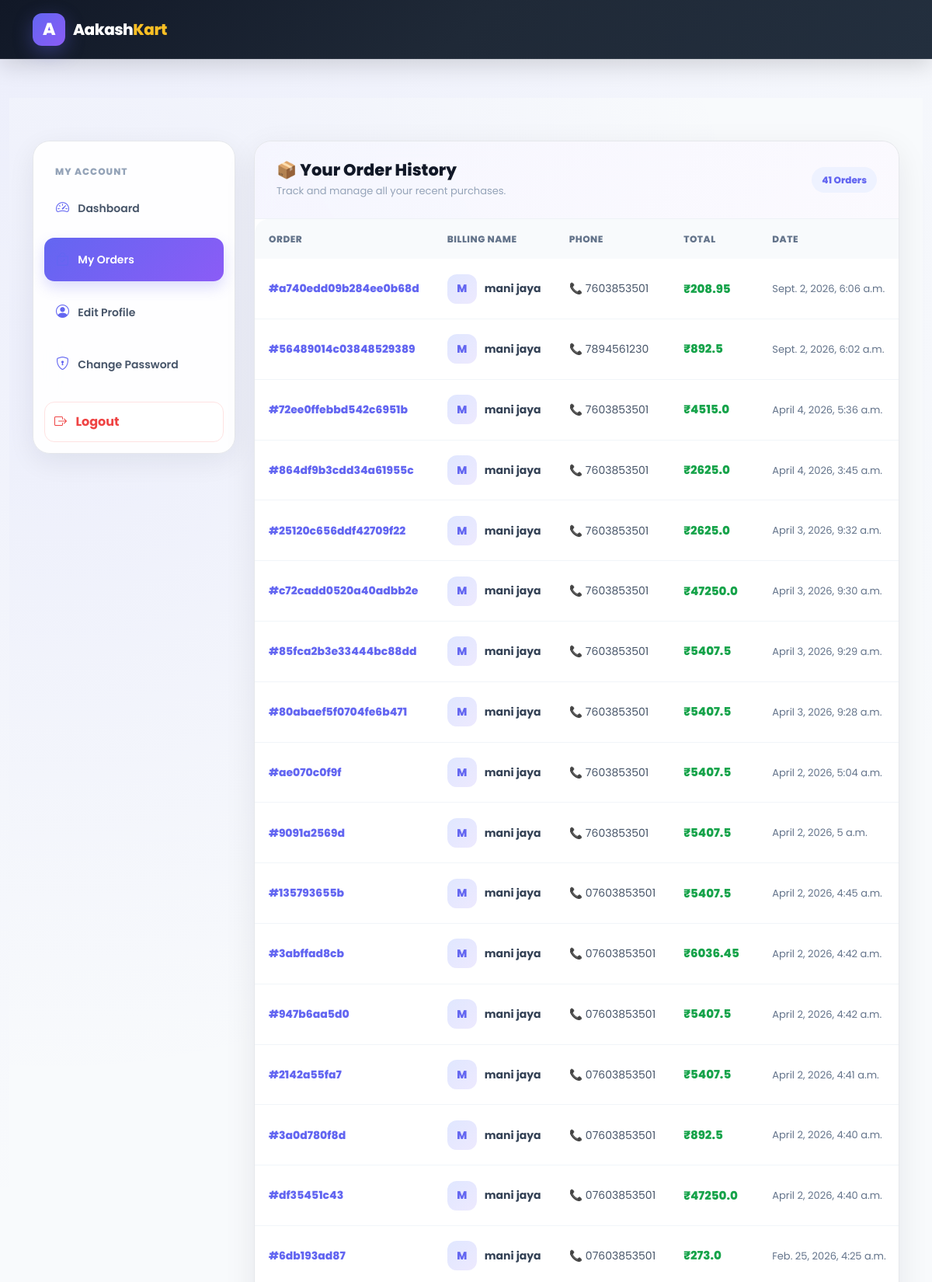
Screenshot of /accounts/my-orders/ (signed in, upper part) with the database file from the repository.
### orders/models.py (models this page shows, shortened)
class Order(models.Model):
    STATUS_CHOICES = (
        ('Pending', 'Pending'),
        ('Processing', 'Processing'),
        ('Completed', 'Completed'),
        ('Cancelled', 'Cancelled'),
    )
    user = models.ForeignKey(settings.AUTH_USER_MODEL, on_delete=models.CASCADE, related_name='orders')
    first_name = models.CharField(max_length=50)
    last_name = models.CharField(max_length=50)
    phone = models.CharField(max_length=15)
    email = models.EmailField()
    address_line_1 = models.CharField(max_length=255)
    address_line_2 = models.CharField(max_length=255, blank=True, null=True)
    city = models.CharField(max_length=100)
    state = models.CharField(max_length=100)
    country = models.CharField(max_length=100)
    order_note = models.TextField(blank=True, null=True)
    order_number = models.CharField(max_length=20, unique=True, blank=True)
    total = models.FloatField(default=0)
    tax = models.FloatField(default=0)
    ip = models.GenericIPAddressField(blank=True, null=True)
    status = models.CharField(max_length=20, choices=STATUS_CHOICES, default='Pending')
    created_at = models.DateTimeField(auto_now_add=True)
    updated_at = models.DateTimeField(auto_now=True)

### accounts/models.py (models this page shows, shortened)
class Account(AbstractBaseUser):
    first_name     = models.CharField(max_length=50)
    last_name      = models.CharField(max_length=50)
    username       = models.CharField(max_length=50, unique=True)
    email          = models.EmailField(max_length=100, unique=True)
    phone_number   = models.CharField(max_length=15, blank=True)
    address_line_1 = models.CharField(max_length=100, blank=True)
    address_line_2 = models.CharField(max_length=100, blank=True)
    city           = models.CharField(max_length=50, blank=True)
    state          = models.CharField(max_length=50, blank=True)
    country        = models.CharField(max_length=50, blank=True)
    profile_picture = models.ImageField(upload_to='users/', blank=True, null=True)
    date_joined    = models.DateTimeField(auto_now_add=True)
    last_login     = models.DateTimeField(auto_now_add=True)
    is_admin       = models.BooleanField(default=False)
    is_staff       = models.BooleanField(default=False)
    is_active      = models.BooleanField(default=False)
    is_superadmin  = models.BooleanField(default=False)
    USERNAME_FIELD = 'email'
    REQUIRED_FIELDS = ['username', 'first_name', 'last_name']
    objects = MyAccountManager()

### accounts/views.py (the view)
# urls.py: path('my-orders/', views.my_orders, name='my_orders'),
@login_required(login_url='login')
def my_orders(request):
    orders = Order.objects.filter(user=request.user).order_by('-created_at')
    return render(request, 'accounts/my_orders.html', {'orders': orders})

### category/context_processors.py (called while the page is built)
def menu_links(request):
    links = Category.objects.all()
    return dict(links=links)

### templates/accounts/my_orders.html (shortened to what this page needs)
{% extends 'base.html' %}
{% load static %}
{% block content %}
<section class="orders-page">
<div class="container">
    <div class="row g-4">
        <aside class="col-lg-3">
            <div class="dashboard-sidebar">
                <div class="sidebar-title">
                    My Account
                </div>
                <div class="list-group">
                    <a class="list-group-item"
                       href="{% url 'dashboard' %}">
                        <i class="bi bi-speedometer2 me-2"></i>
                        Dashboard
                    </a>
                    <a class="list-group-item active"
                       href="{% url 'my_orders' %}">
                        <i class="bi bi-bag-check me-2"></i>
                        My Orders
                    </a>
                    <a class="list-group-item"
                       href="{% url 'edit_profile' %}">
                        <i class="bi bi-person-circle me-2"></i>
                        Edit Profile
                    </a>
                    <a class="list-group-item"
                       href="{% url 'change_password' %}">
                        <i class="bi bi-shield-lock me-2"></i>
                        Change Password
                    </a>
                </div>
                <div class="mt-3">
                    <a class="logout-btn text-decoration-none d-block"
                       href="{% url 'logout' %}">
                        <i class="bi bi-box-arrow-right me-2"></i>
                        Logout
                    </a>
                </div>
            </div>
        </aside>
        <main class="col-lg-9">
            <div class="orders-card">
                <div class="orders-header">
                    <div class="d-flex justify-content-between align-items-center flex-wrap gap-2">
                        <div>
                            <h4>
                                📦 Your Order History
                            </h4>
                            <p>
                                Track and manage all your recent purchases.
                            </p>
                        </div>
                        {% if orders %}
                            <span class="order-count">
                                {{ orders|length }} Orders
                            </span>
                        {% endif %}
                    </div>
                </div>
                {% if orders %}
                <div class="table-wrapper">
                    <table class="table modern-table">
                        <thead>
                            <tr>
                                <th>Order</th>
                                <th>Billing Name</th>
                                <th>Phone</th>
                                <th>Total</th>
                                <th>Date</th>
                            </tr>
                        </thead>
                        <tbody>
                        {% for order in orders %}
                            <tr>
                                <th>
                                    <a href="{% url 'order_detail' order.id %}"
                                       class="order-number">
                                        #{{ order.order_number }}
                                    </a>
                                </th>
                                <td>
                                    <div class="user-info">
                                        <div class="user-avatar">
                                            {{ order.user.first_name|first|upper }}
                                        </div>
                                        <span class="user-name">
                                            {{ order.user.first_name }}
                                            {{ order.user.last_name }}
                                        </span>
                                    </div>
                                </td>
                                <td>
                                    <span>
                                        📞 {{ order.phone }}
                                    </span>
                                </td>
                                <td>
                                    <span class="order-price">
                                        ₹{{ order.total }}
                                    </span>
                                </td>
                                <td>
                                    <span class="order-date">
                                        {{ order.created_at }}
                                    </span>
                                </td>
                            </tr>
                        {% endfor %}
                        </tbody>
                    </table>
                </div>
                {% endif %}
            </div>
        </main>
    </div>
</div>
</section>
{% endblock %}

### templates/base.html (style rules this page uses)
:root { --primary: #6366f1; --primary-dark: #4f46e5; --primary-light: #818cf8; --purple: #8b5cf6; --pink: #ec4899; --dark: #0f172a; --dark-2: #1e293b; --dark-3: #334155; --text: #1e293b; --text-light: #64748b; --white: #ffffff; --bg: #f8fafc; --bg-soft: #eef2ff; --border: #e2e8f0; --success: #10b981; --danger: #ef4444; --warning: #f59e0b; --radius-sm: 10px; --radius-md: 16px; --radius-lg: 24px; --radius-xl: 32px; --shadow-sm: 0 4px 15px rgba(15, 23, 42, 0.06); --shadow-md: 0 10px 30px rgba(15, 23, 42, 0.10); --shadow-lg: 0 20px 50px rgba(15, 23, 42, 0.15); --transition: all 0.3s ease; }
*, *::before, *::after { margin: 0; padding: 0; box-sizing: border-box; }
html { scroll-behavior: smooth; font-size: 16px; }
body { font-family: "Poppins", "Inter", sans-serif; background: radial-gradient( circle at top left, rgba(99, 102, 241, 0.08), transparent 35% ), radial-gradient( circle at bottom right, rgba(139, 92, 246, 0.08), transparent 35% ), #f8fafc; color: var(--text); min-height: 100vh; display: flex; flex-direction: column; overflow-x: hidden; line-height: 1.6; }
a { text-decoration: none; transition: var(--transition); }
.list-group { gap: 7px; }
.list-group-item { border: 1px solid transparent; margin: 0; border-radius: 13px !important; padding: 13px 15px; background: rgba(255,255,255,0.8); transition: var(--transition); }
.list-group-item i { color: var(--primary); font-size: 17px; margin-right: 8px; }
table { margin-bottom: 0 !important; overflow: hidden; border-radius: 18px; }
.table thead th { background: var(--dark); color: white; border: none; padding: 14px; font-size: 13px; font-weight: 600; }
.table tbody td { padding: 14px; vertical-align: middle; border-color: #f1f5f9; font-size: 13px; }
.table tbody tr { transition: var(--transition); }

### rows the page displays
Order: order_number "a740edd09b284ee0b68d", user.first_name|first "M", user.first_name "mani", user.last_name "jaya", phone "7603853501", total "208.95", created_at "Sept. 2, 2026, 6:06 a.m."
Order: order_number "56489014c03848529389", user.first_name|first "M", user.first_name "mani", user.last_name "jaya", phone "7894561230", total "892.5", created_at "Sept. 2, 2026, 6:02 a.m."
Order: order_number "72ee0ffebbd542c6951b", user.first_name|first "M", user.first_name "mani", user.last_name "jaya", phone "7603853501", total "4515.0", created_at "April 4, 2026, 5:36 a.m."
Order: order_number "864df9b3cdd34a61955c", user.first_name|first "M", user.first_name "mani", user.last_name "jaya", phone "7603853501", total "2625.0", created_at "April 4, 2026, 3:45 a.m."
Order: order_number "25120c656ddf42709f22", user.first_name|first "M", user.first_name "mani", user.last_name "jaya", phone "7603853501", total "2625.0", created_at "April 3, 2026, 9:32 a.m."
Order: order_number "c72cadd0520a40adbb2e", user.first_name|first "M", user.first_name "mani", user.last_name "jaya", phone "7603853501", total "47250.0", created_at "April 3, 2026, 9:30 a.m."
Order: order_number "85fca2b3e33444bc88dd", user.first_name|first "M", user.first_name "mani", user.last_name "jaya", phone "7603853501", total "5407.5", created_at "April 3, 2026, 9:29 a.m."
Order: order_number "80abaef5f0704fe6b471", user.first_name|first "M", user.first_name "mani", user.last_name "jaya", phone "7603853501", total "5407.5", created_at "April 3, 2026, 9:28 a.m."
Order: order_number "ae070c0f9f", user.first_name|first "M", user.first_name "mani", user.last_name "jaya", phone "7603853501", total "5407.5", created_at "April 2, 2026, 5:04 a.m."
Order: order_number "9091a2569d", user.first_name|first "M", user.first_name "mani", user.last_name "jaya", phone "7603853501", total "5407.5", created_at "April 2, 2026, 5 a.m."
Order: order_number "135793655b", user.first_name|first "M", user.first_name "mani", user.last_name "jaya", phone "07603853501", total "5407.5", created_at "April 2, 2026, 4:45 a.m."
Order: order_number "3abffad8cb", user.first_name|first "M", user.first_name "mani", user.last_name "jaya", phone "07603853501", total "6036.45", created_at "April 2, 2026, 4:42 a.m."
Order: order_number "947b6aa5d0", user.first_name|first "M", user.first_name "mani", user.last_name "jaya", phone "07603853501", total "5407.5", created_at "April 2, 2026, 4:42 a.m."
Order: order_number "2142a55fa7", user.first_name|first "M", user.first_name "mani", user.last_name "jaya", phone "07603853501", total "5407.5", created_at "April 2, 2026, 4:41 a.m."
Order: order_number "3a0d780f8d", user.first_name|first "M", user.first_name "mani", user.last_name "jaya", phone "07603853501", total "892.5", created_at "April 2, 2026, 4:40 a.m."
Order: order_number "df35451c43", user.first_name|first "M", user.first_name "mani", user.last_name "jaya", phone "07603853501", total "47250.0", created_at "April 2, 2026, 4:40 a.m."
Order: order_number "6db193ad87", user.first_name|first "M", user.first_name "mani", user.last_name "jaya", phone "07603853501", total "273.0", created_at "Feb. 25, 2026, 4:25 a.m."

### other values shown
{{ orders|length }} "41"
